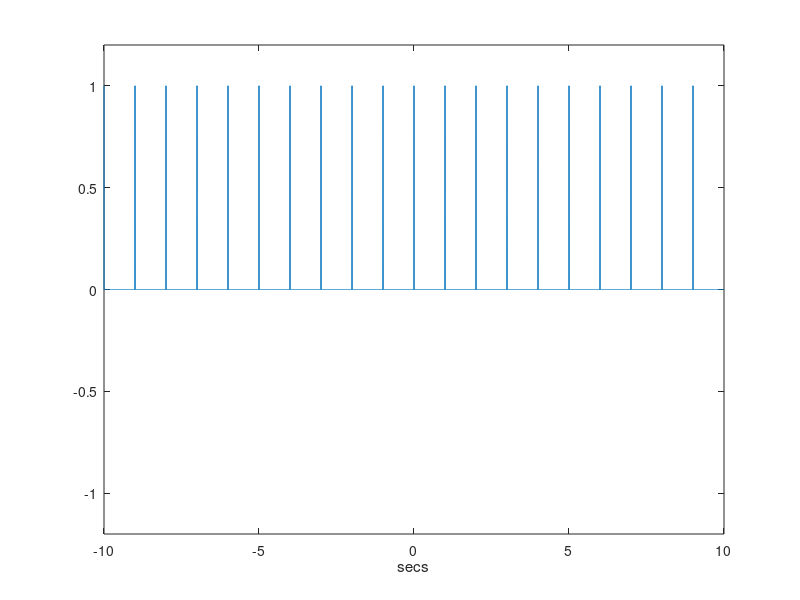
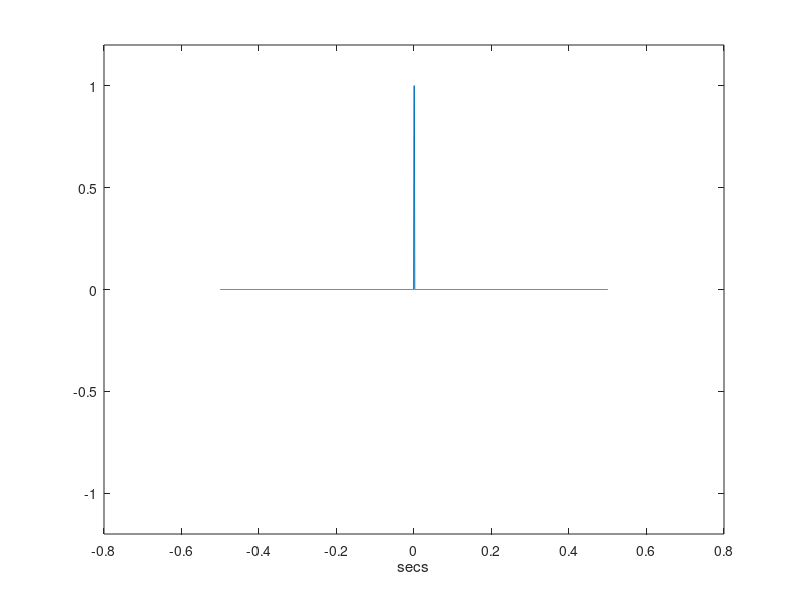
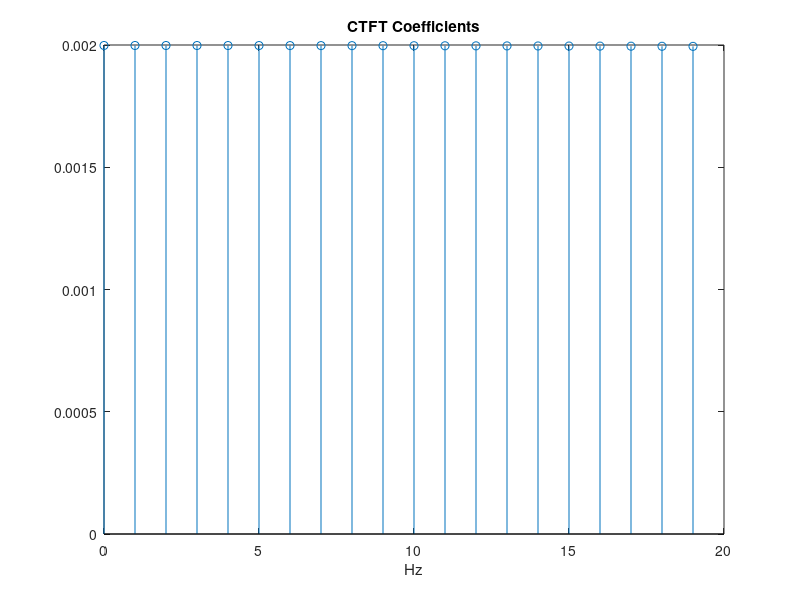

The MATLAB source for these figures, in order:
clear all;
clc;
close all;

Ts = 0.001; % Sampling period - so small to approximate continuous time
t = [-10:Ts:9.999]; % Time Vector - approximately continuous
Tp = 1; % Time Period of the signal
tau = 0.001; % Change pulse width (duty cycle) to 0.001
x = (1 + square(t * 2 * pi / Tp, tau * 100)) / 2; % Generating Square wave

figure,
plot(t, x);
xlabel('secs');
ylim([-1.2 1.2]); % Set y-axis limits
pause;

Fo = 1 / Tp; % Fundamental Frequency

% Extracting a portion of the signal equal to its period.
I_period = find(round(t * 1000) / 1000 == -Tp / 2):find(round(t * 1000) / 1000 == Tp / 2);
xport = x(I_period);

figure,
plot(t(I_period), xport);
xlabel('secs');
ylim([-1.2 1.2]); % Set y-axis limits
pause;

% Computing CTFS Coefficients
for k = 1:20
    B = exp(-j * 2 * pi * (k - 1) * Fo .* [-Tp / 2:Ts:Tp / 2]);
    C(k) = sum(xport .* B) / (length(xport) * Tp);
end

kFo = Fo * (0:k - 1); % Frequency Scale in Hz.

figure,
stem(kFo, abs(C));
title('CTFT Coefficients');
xlabel('Hz');
